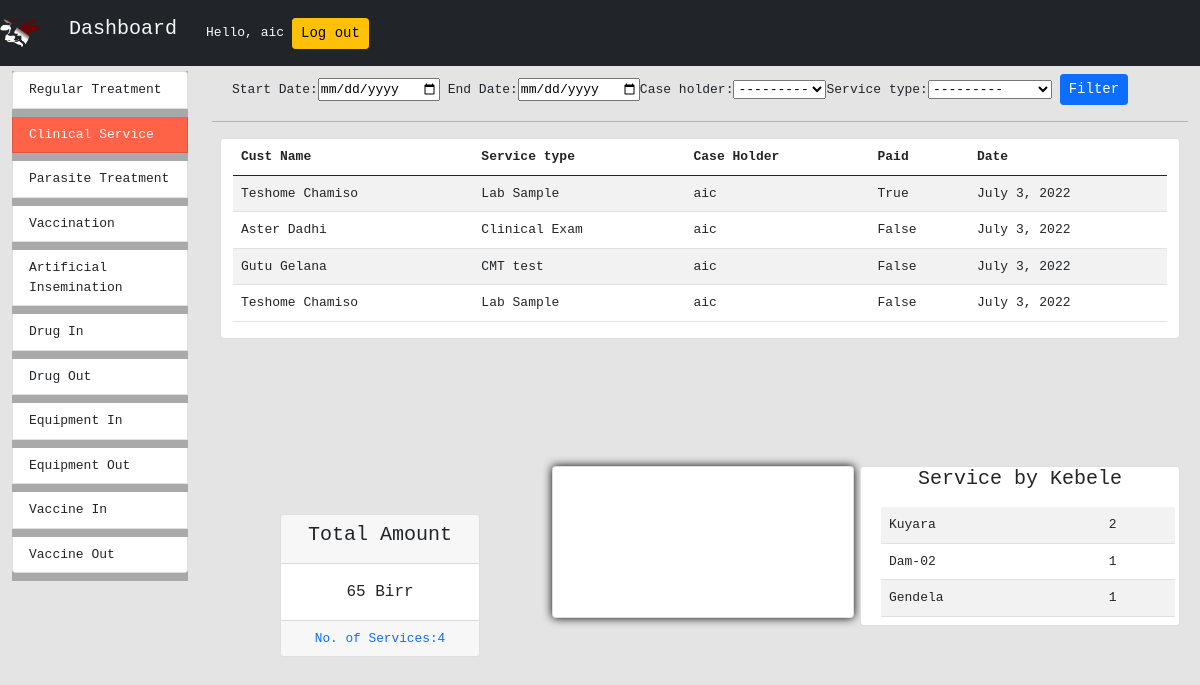
Screenshot of /dashboard/clinical_service_summary/ (signed in) with the database file from the repository.
### clinicalservices/models.py (models this page shows, shortened)
class Service(models.Model):
    service_type = models.CharField(max_length=100)
    price = models.DecimalField(
        max_digits=6, decimal_places=2, default=000000.0000)
    def __str__(self):
        return self.service_type

class ClinicalService(models.Model):
    id = models.AutoField(primary_key=True)
    case_number = models.ForeignKey(
        Customer, verbose_name="Case Number", on_delete=models.CASCADE)
    service_date = models.DateField(
        "Service Date", auto_now_add=True)
    service_type = models.ForeignKey(Service,on_delete=models.PROTECT)
    case_holder = models.ForeignKey(User,on_delete=models.PROTECT,null=True)
    paid = models.BooleanField(null=False,default=False)
    def getKebele(self):
        return self.case_number.kebele

### registernewuser/models.py (models this page shows, shortened)
class Customer(models.Model):
    customer_name = models.CharField(max_length=100)
    sub_kebele = models.CharField(max_length=100)
    kebele = models.ForeignKey(Kebele, on_delete=models.CASCADE)
    case_number = models.AutoField(primary_key=True, null=False)
    species = models.ForeignKey(Species, on_delete=models.CASCADE)
    breed = models.ForeignKey(Breed, on_delete=models.CASCADE)
    number_of_animals = models.PositiveIntegerField()
    sex = models.CharField(max_length=10, choices=SEX_CHOICES)
    service_date = models.DateField(auto_now=False, auto_now_add=True)
    mobile_number = models.PositiveIntegerField()

class Kebele(models.Model):
    id = models.AutoField(primary_key=True)
    name = models.CharField(max_length=100)

### dashboard/views.py (the view, shortened to what this page needs)
# urls.py: path('clinical_service_summary/',ClinicalServiceSummary.as_view(),name="clinical_service_summary"),
class ClinicalServiceSummary(LoginRequiredMixin,View):
    login_url =  "/"
    templateUrl = "dashboard/clinical_service_summary.html"
    dateForm = DateRangeFrom()
    caseHolderForm = CaseHolderForm()
    serviceTypeForm = ServieTypeForm()
    def get(self,request):
        clinicalServicesObj = ClinicalService.objects.all()
        totalClinicalServices = ClinicalService.objects.all()
        distByKebele = self.getDistByKebele(Kebele.objects.all(),clinicalServicesObj)
        print(ClinicalService.objects.aggregate(Sum('service_type__price')))
        context = {"clinicalServicesObj":clinicalServicesObj,
                    "dateForm":self.dateForm,
                    "caseHolderForm":self.caseHolderForm,
                    "serviceTypeForm":self.serviceTypeForm,
                    "totalClinicalServices":totalClinicalServices.count(),
                    "totalPrice":totalClinicalServices.aggregate(sum_price = Sum('service_type__price')),
                    "distByKebele":distByKebele}
        return render(request,self.templateUrl,context)
    def getDistByKebele(self,kebeles=None,ClinicalServicesObj=None):
        distByKebele = {}
        for kebele in kebeles:
            for t in  ClinicalServicesObj:
                if t.getKebele() == kebele:
                    if kebele.name in distByKebele:
                        distByKebele[kebele.name] += 1
                    else:
                        distByKebele[kebele.name] = 1
        return distByKebele

### dashboard/forms.py
class DateRangeFrom(forms.Form):
    start_date = forms.DateField(label='Start Date',widget=forms.DateInput(attrs={'type':'date',
                                    'id':'start_date'}))
    end_date = forms.DateField(label='End Date',widget=forms.DateInput(attrs={'type':'date',
                                    'id':'end_date'}))

class CaseHolderForm(forms.ModelForm):
    class Meta:
        model = ClinicalService
        fields = ['case_holder']
        widgets = {
            'case_holder': forms.Select(attrs={'id':'case_holder'})
        }

### dashboard/templates/dashboard/clinical_service_summary.html (shortened to what this page needs)
{% extends 'dashboard/main.html' %} {% load static %}
 {% block content %}
<div class="row m-2">
	<form action="" method="POST">
		{%csrf_token%} {{dateForm}}{{caseHolderForm}}{{serviceTypeForm}}
		<input type="submit" value="Filter" class="btn btn-sm btn-primary" />
	</form>
</div>
<hr />
<div class="row overflow-auto m-2" id="summary">
	<div class="col-md-12 card">
		<table class="table table-striped">
			<thead>
				<tr>
					<th scope="col">Cust Name</th>
					<th scope="col">Service type</th>
					<th scope="col">Case Holder</th>
					<th scope="col">Paid</th>
					<th scope="col">Date</th>
				</tr>
			</thead>
			{% for row in clinicalServicesObj %}
			<tr>
				<td>{{row.case_number.customer_name}}</td>
				<td>{{row.service_type.service_type}}</td>
				<td>{{row.case_holder.username}}</td>
				<td>{{row.paid}}</td>
				<td>{{row.service_date}}</td>
			</tr>
			{% endfor %}
		</table>
	</div>
</div>
<div class="row m-2">
	{% if totalClinicalServices %}
	<div class="col-md-4 col-sm-12">
		<div class="card m-5">
			<div class="card-header">
				<h5 class="card-title">Total Amount</h5>
			</div>
			<div class="card-body">
				{%for key,value in totalPrice.items%}
				<p class="card-text">{{value}} Birr</p>
				{%endfor%}
			</div>
			<div class="card-footer">
				<p class="card-text text-primary">
					No. of Services:{{totalClinicalServices}}
				</p>
			</div>
		</div>
	</div>
	<div class="col-md-4 col-sm-12">
		<canvas class="chart_canvas card" id="cntx_clinical_services"></canvas>
	</div>
	{% endif %}
	<div class="col-md-4 col-sm-12 card">
		<h5 class="text-center">Service by Kebele</h5>
		<table class="table table-striped m-2">
			{% for key,value in distByKebele.items %}
			<tr>
				<td>{{key}}</td>
				<td>{{value}}</td>
			</tr>
			{%endfor%}
		</table>
	</div>
</div>
{% endblock content %}

### dashboard/templates/dashboard/navbar.html (shortened to what this page needs)
  {% load static %}
  <nav class="navbar navbar-expand-lg navbar-dark bg-dark">
      <img src="{% static 'home/cattle_logo_2.png' %}" width="40" height="40" class="d-inline-block align-top navbar-brand" alt="">
      <a href="{%url 'dashboard:index'%}""><h1 class="navbar-brand text-light btn" id="dashboard-home">Dashboard</h1></a>
    <span id="username" class="m2 text-md text-light">Hello, {{request.user}}</span>
    <span id="logout">
      <a href="{% url 'home:logout' %}">
        <button class="btn btn-sm btn-warning m-2">Log out</button>
      </a>
    </span>
  </nav>

### dashboard/static/dashboard/style.css (style rules this page uses)
#body { background-color: rgb(228, 228, 228); margin: 0; padding: 0; font-family: monospace; font-size: medium; height: 100%; width: 100%; }
#summary { height: 40vh; }
.chart_canvas { box-shadow: 0 0 10px #000; border-radius: 5%; }
.card { height: fit-content; }
.card-body { text-align: center; font-size: 1rem; font-family: monospace; }
.card-header { font-size: 0.7rem; font-family: monospace; text-align: center; }
.card-footer { text-align: center; font-size: 0.8rem; font-family: monospace; }

### dashboard/templates/dashboard/navbar.html (style rules this page uses)
.navbar-brand { font-family: monospace; }

### rows the page displays
Service: service_type "---------"
ClinicalService: case_number.customer_name "Teshome Chamiso", service_type.service_type "Lab Sample", case_holder.username "aic", paid "True", service_date "July 3, 2022"
ClinicalService: case_number.customer_name "Aster Dadhi", service_type.service_type "Clinical Exam", case_holder.username "aic", paid "False", service_date "July 3, 2022"
ClinicalService: case_number.customer_name "Gutu Gelana", service_type.service_type "CMT test", case_holder.username "aic", paid "False", service_date "July 3, 2022"
ClinicalService: case_number.customer_name "Teshome Chamiso", service_type.service_type "Lab Sample", case_holder.username "aic", paid "False", service_date "July 3, 2022"
Kebele: distByKebele "Kuyara"
Kebele: distByKebele "Dam-02"
Kebele: distByKebele "Gendela"

### other values shown
{{ request.user }} "aic"
{{ value }} "65"
{{ totalClinicalServices }} "4"
{{ value }} "2" "1" "1"
